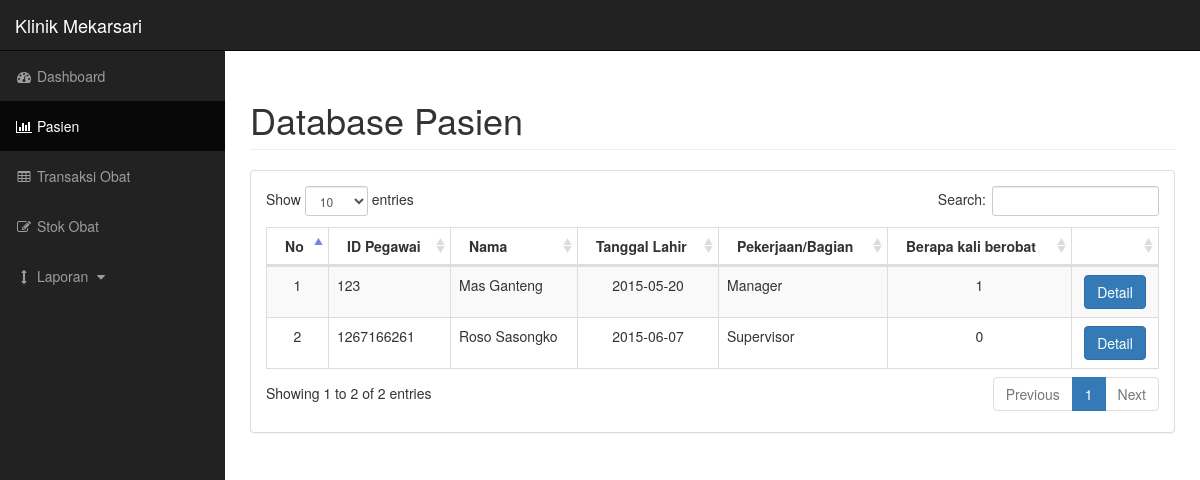
The app's page /pasien.php with its own data.
### tables this page shows
CREATE TABLE IF NOT EXISTS `m_employee` (
  `me_id` int(11) NOT NULL,
  `me_md_id` int(11) DEFAULT NULL,
  `me_mep_id` varchar(50) DEFAULT NULL,
  `me_nik` varchar(255) DEFAULT NULL,
  `me_rfid` varchar(25) NOT NULL,
  `me_barcode` varchar(25) NOT NULL,
  `me_first_name` varchar(25) DEFAULT NULL,
  `me_middle_name` varchar(25) DEFAULT NULL,
  `me_last_name` varchar(25) DEFAULT NULL,
  `me_dob` date DEFAULT NULL,
  `me_gender` varchar(15) DEFAULT NULL,
  `me_hp` varchar(25) DEFAULT NULL,
  `me_email` varchar(100) DEFAULT NULL,
  `me_address` text,
  `me_working_since` date DEFAULT NULL,
  `me_status_kontrak` int(11) NOT NULL,
  `me_status_keaktifan` varchar(25) NOT NULL,
  `me_kendaraan` varchar(25) NOT NULL,
  `me_foto` varchar(100) NOT NULL
);

CREATE TABLE IF NOT EXISTS `m_employee_positions` (
  `mep_id` int(11) NOT NULL,
  `mep_name` varchar(255) DEFAULT NULL,
  `mep_desc` varchar(255) DEFAULT NULL
);

### pasien.php (the view, shortened to what this page needs)
<!DOCTYPE html>
<html lang="en">
<?php
	$query = mysql_query("select * from m_employee");
?>
<head>
    <link href="bower_components/bootstrap/dist/css/bootstrap.min.css" rel="stylesheet">
    <link href="bower_components/metisMenu/dist/metisMenu.min.css" rel="stylesheet">
    <link href="bower_components/datatables-plugins/integration/bootstrap/3/dataTables.bootstrap.css" rel="stylesheet">
    <link href="bower_components/datatables-responsive/css/dataTables.responsive.css" rel="stylesheet">
    <link href="bower_components/font-awesome/css/font-awesome.min.css" rel="stylesheet" type="text/css">
    <link href="css/sb-admin.css" rel="stylesheet">
</head>
<body>
    <div id="wrapper">
        <nav class="navbar navbar-inverse navbar-fixed-top" role="navigation">
            <div class="navbar-header">
                <a class="navbar-brand" href="index.php">Klinik Mekarsari</a>
            </div>
            <div class="collapse navbar-collapse navbar-ex1-collapse">
                <ul class="nav navbar-nav side-nav">
                    <li>
                        <a href="index.php"><i class="fa fa-fw fa-dashboard"></i> Dashboard</a>
                    </li>
                    <li class="active">
                        <a href="pasien.php"><i class="fa fa-fw fa-bar-chart-o"></i> Pasien</a>
                    </li>
                    <li>
                        <a href="transaksi.php"><i class="fa fa-fw fa-table"></i> Transaksi Obat</a>
                    </li>
                    <li>
                        <a href="stok.php"><i class="fa fa-fw fa-edit"></i> Stok Obat</a>
                    </li>
                    <li>
                        <a href="javascript:;" data-toggle="collapse" data-target="#demo"><i class="fa fa-fw fa-arrows-v"></i> Laporan <i class="fa fa-fw fa-caret-down"></i></a>
                    </li>
                </ul>
			</div>
        </nav>
        <div id="page-wrapper">
			<div class="container-fluid">
				<div class="row">
					<div class="col-lg-12">
						<h1 class="page-header">Database Pasien</h1>
					</div>
				</div>
				<div class="row">
					<div class="col-lg-12">
						<div class="panel panel-default">
							<div class="panel-body">
								<div class="dataTable_wrapper">
									<table class="table table-striped table-bordered table-hover" id="dataTables-example">
										<thead>
											<tr>
												<th>No</th>
												<th>ID Pegawai</th>
												<th>Nama</th>
												<th>Tanggal Lahir</th>
												<th>Pekerjaan/Bagian</th>
												<th>Berapa kali berobat</th>
												<th></th>
											</tr>
										</thead>
										<tbody>
											<?php
											$i = 0;
											while($row = mysql_fetch_array($query))
											{
												$i++;
											?>
											<tr>
												<td class="text-center"><?php echo $i?></td>
												<td><?php echo $row['me_nik']?></td>
												<td><?php echo $row['me_first_name'],' ',$row['me_last_name']?></td>
												<td class="text-center"><?php echo $row['me_dob']?></td>
												<?php
													$mep_id = $row['me_mep_id'];
													$q = mysql_query("select * from m_employee_positions where mep_id = '$mep_id'");
													$r = mysql_fetch_array($q);
												?>
												<td><?php echo $r['mep_name']?></td>
												<?php
													$q1 = mysql_query("select * from tpa_pasien where tpa_me_id='$mep_id'");
													$r1 = mysql_num_rows($q1);
												?>
												<td class="text-center"><?php echo $r1?></td>
												<td>
													<a href="detail.php?id=<?php echo $mep_id?>">
														<center>
															<button type="button" class="btn btn-primary btn-md">Detail</button>
														</center>
													</a>
												</td>
											</tr>
											<?php } ?>
										</tbody>
									</table>
								</div>
							</div>
						</div>
					</div>
				</div>
			</div>
        </div>
    </div>
</body>
</html>

### css/sb-admin.css (style rules this page uses)
body { margin-top: 100px; background-color: #222; }
@media (min-width:768px) { body { margin-top: 50px; } }
#wrapper { padding-left: 0; }
#page-wrapper { width: 100%; padding: 0; background-color: #fff; }
@media (min-width:768px) { #wrapper { padding-left: 225px; } }
@media (min-width:768px) { #page-wrapper { padding: 10px; } }
@media (min-width:768px) { .side-nav { position: fixed; top: 51px; left: 225px; width: 225px; margin-left: -225px; border: none; border-radius: 0; overflow-y: auto; background-color: #222; bottom: 0; overflow-x: hidden; padding-bottom: 40px; } }
@media (min-width:768px) { .side-nav>li>a { width: 225px; } }

### records on screen
m_employee: me_nik "123", me_first_name "Mas", me_last_name "Ganteng", me_dob "2015-05-20", m_employee_positions.mep_name "Manager", r1 "1"
m_employee: me_nik "1267166261", me_first_name "Roso", me_last_name "Sasongko", me_dob "2015-06-07", m_employee_positions.mep_name "Supervisor", r1 "0"
